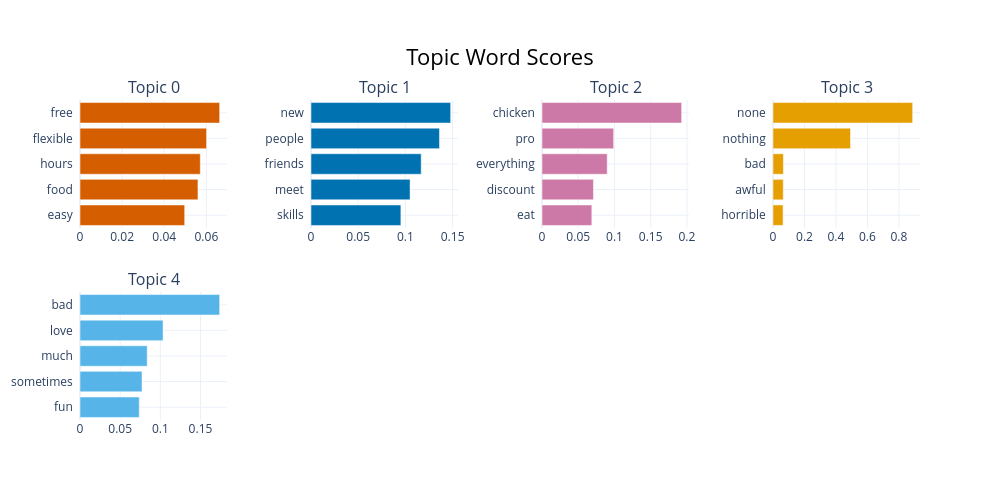

This figure's notebook cell:
### Code cell
topic_model_pros.visualize_barchart()

### Figure 1 — Plotly figure (JSON) as saved in the notebook; plotly's stock layout.template omitted (floating-point values rounded to 4 significant figures)
{"data": [{"marker": {"color": "#D55E00"}, "orientation": "h", "type": "bar", "x": [0.04971, 0.05601, 0.05713, 0.0601, 0.06631], "xaxis": "x", "y": ["easy  ", "food  ", "hours  ", "flexible  ", "free  "], "yaxis": "y"}, {"marker": {"color": "#0072B2"}, "orientation": "h", "type": "bar", "x": [0.09519, 0.1049, 0.1167, 0.1361, 0.1479], "xaxis": "x2", "y": ["skills  ", "meet  ", "friends  ", "people  ", "new  "], "yaxis": "y2"}, {"marker": {"color": "#CC79A7"}, "orientation": "h", "type": "bar", "x": [0.06877, 0.07098, 0.08995, 0.09884, 0.1927], "xaxis": "x3", "y": ["eat  ", "discount  ", "everything  ", "pro  ", "chicken  "], "yaxis": "y3"}, {"marker": {"color": "#E69F00"}, "orientation": "h", "type": "bar", "x": [0.06391, 0.06516, 0.06604, 0.4925, 0.8873], "xaxis": "x4", "y": ["horrible  ", "awful  ", "bad  ", "nothing  ", "none  "], "yaxis": "y4"}, {"marker": {"color": "#56B4E9"}, "orientation": "h", "type": "bar", "x": [0.07376, 0.07721, 0.08364, 0.1034, 0.1738], "xaxis": "x5", "y": ["fun  ", "sometimes  ", "much  ", "love  ", "bad  "], "yaxis": "y5"}], "layout": {"annotations": [{"font": {"size": 16}, "showarrow": false, "text": "Topic 0", "x": 0.0875, "xanchor": "center", "xref": "paper", "y": 1, "yanchor": "bottom", "yref": "paper"}, {"font": {"size": 16}, "showarrow": false, "text": "Topic 1", "x": 0.3625, "xanchor": "center", "xref": "paper", "y": 1, "yanchor": "bottom", "yref": "paper"}, {"font": {"size": 16}, "showarrow": false, "text": "Topic 2", "x": 0.6375, "xanchor": "center", "xref": "paper", "y": 1, "yanchor": "bottom", "yref": "paper"}, {"font": {"size": 16}, "showarrow": false, "text": "Topic 3", "x": 0.9125, "xanchor": "center", "xref": "paper", "y": 1, "yanchor": "bottom", "yref": "paper"}, {"font": {"size": 16}, "showarrow": false, "text": "Topic 4", "x": 0.0875, "xanchor": "center", "xref": "paper", "y": 0.4, "yanchor": "bottom", "yref": "paper"}], "height": 500, "hoverlabel": {"bgcolor": "white", "font": {"family": "Rockwell", "size": 16}}, "showlegend": false, "title": {"font": {"color": "Black", "size": 22}, "text": "Topic Word Scores", "x": 0.5, "xanchor": "center", "yanchor": "top"}, "width": 1000, "xaxis": {"anchor": "y", "domain": [0, 0.175], "showgrid": true}, "xaxis2": {"anchor": "y2", "domain": [0.275, 0.45], "showgrid": true}, "xaxis3": {"anchor": "y3", "domain": [0.55, 0.725], "showgrid": true}, "xaxis4": {"anchor": "y4", "domain": [0.825, 1], "showgrid": true}, "xaxis5": {"anchor": "y5", "domain": [0, 0.175], "showgrid": true}, "xaxis6": {"anchor": "y6", "domain": [0.275, 0.45], "showgrid": true}, "xaxis7": {"anchor": "y7", "domain": [0.55, 0.725], "showgrid": true}, "xaxis8": {"anchor": "y8", "domain": [0.825, 1], "showgrid": true}, "yaxis": {"anchor": "x", "domain": [0.6, 1], "showgrid": true}, "yaxis2": {"anchor": "x2", "domain": [0.6, 1], "showgrid": true}, "yaxis3": {"anchor": "x3", "domain": [0.6, 1], "showgrid": true}, "yaxis4": {"anchor": "x4", "domain": [0.6, 1], "showgrid": true}, "yaxis5": {"anchor": "x5", "domain": [0, 0.4], "showgrid": true}, "yaxis6": {"anchor": "x6", "domain": [0, 0.4], "showgrid": true}, "yaxis7": {"anchor": "x7", "domain": [0, 0.4], "showgrid": true}, "yaxis8": {"anchor": "x8", "domain": [0, 0.4], "showgrid": true}}}
